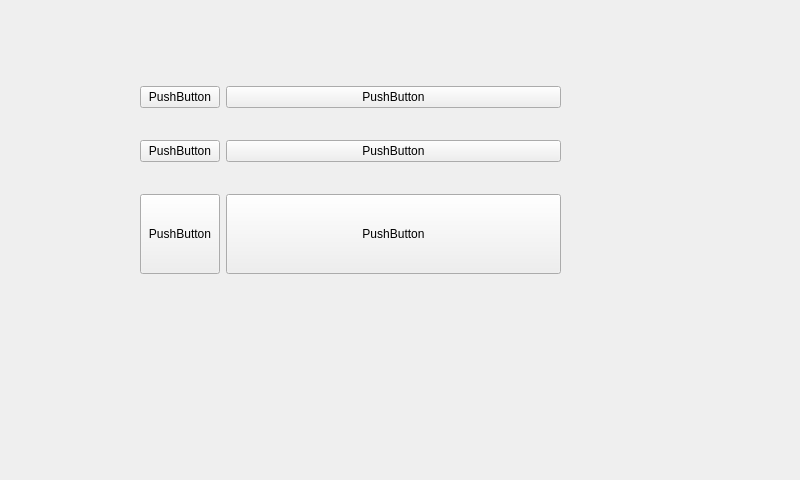
<?xml version="1.0" encoding="UTF-8"?>
<ui version="4.0">
 <class>Widget</class>
 <widget class="QWidget" name="Widget">
  <property name="geometry">
   <rect>
    <x>0</x>
    <y>0</y>
    <width>800</width>
    <height>480</height>
   </rect>
  </property>
  <property name="windowTitle">
   <string>Widget</string>
  </property>
  <widget class="QWidget" name="">
   <property name="geometry">
    <rect>
     <x>140</x>
     <y>60</y>
     <width>421</width>
     <height>241</height>
    </rect>
   </property>
   <layout class="QGridLayout" name="gridLayout" rowminimumheight="10,20,30">
    <item row="0" column="0">
     <widget class="QPushButton" name="pushButton">
      <property name="text">
       <string>PushButton</string>
      </property>
     </widget>
    </item>
    <item row="0" column="1">
     <widget class="QPushButton" name="pushButton_2">
      <property name="text">
       <string>PushButton</string>
      </property>
     </widget>
    </item>
    <item row="1" column="1">
     <widget class="QPushButton" name="pushButton_5">
      <property name="text">
       <string>PushButton</string>
      </property>
     </widget>
    </item>
    <item row="1" column="0">
     <widget class="QPushButton" name="pushButton_6">
      <property name="text">
       <string>PushButton</string>
      </property>
     </widget>
    </item>
    <item row="2" column="0">
     <widget class="QPushButton" name="pushButton_4">
      <property name="minimumSize">
       <size>
        <width>20</width>
        <height>20</height>
       </size>
      </property>
      <property name="maximumSize">
       <size>
        <width>80</width>
        <height>80</height>
       </size>
      </property>
      <property name="text">
       <string>PushButton</string>
      </property>
     </widget>
    </item>
    <item row="2" column="1">
     <widget class="QPushButton" name="pushButton_3">
      <property name="minimumSize">
       <size>
        <width>80</width>
        <height>80</height>
       </size>
      </property>
      <property name="text">
       <string>PushButton</string>
      </property>
     </widget>
    </item>
   </layout>
  </widget>
 </widget>
 <resources/>
 <connections/>
</ui>
